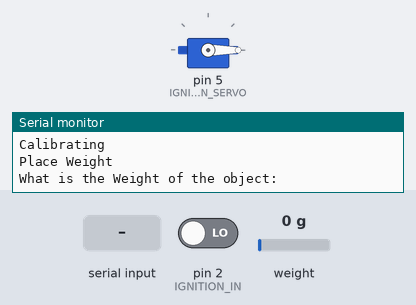
The sketch below on a simulated Arduino Uno, built with avr-gcc and run on an emulated ATmega328P. On the bench: servo, the last lines printed to the serial monitor. The test bench sets the inputs (shaded band); at power-on: pin 2 (IGNITION_IN) LOW, weight on the scale 0 g.

Above: at 2.8 s.
2.9 s: "90,45\n" received over Serial
5.4 s: pin 2 (IGNITION_IN) driven HIGH
At 7.5 s:
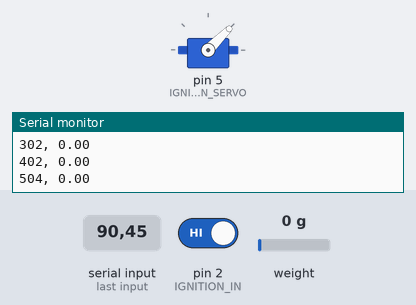
Timing chart, 0 to 9.0 s (numbered marks = the images above; inputs shaded):
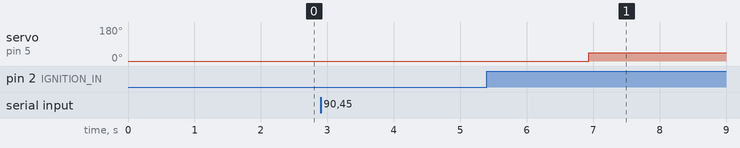

The sketch:

thrust.ino
```cpp
#include <HX711.h> // https://github.com/bogde/HX711
#include <Servo.h>

#define HX711_DT  8 // HX711 Data Pin
#define HX711_SCK 9 // HX711 Clock Pin

#define IGNITION_IN  2    // Input pin for the ignition button
#define IGNITION_LED 4    // LED for ignition
#define IGNITION_LEN 1500 // How long you have to hold the ignition button
#define IGNITION_SERVO 5  // Pin for ignition servo
#define IGNITION_DEG 45   // Angle for ignition servo to move to

#define SAFE_LED 3 // LED to say when safe

Servo ignitionServo;

int ignitionState = 0;

unsigned long ignitionTime;
unsigned long endTime;
float ignitionDuration;

float force;

int count = 0;
int state = 0;
// States
// 0 Pre Ignition  - Waiting for button to be held
// 1 Ignition      - Waiting for force to be < 0
// 2 Post Ignition - Thrust has stopped, waiting to be reset

HX711 loadcell;

void setup()
{
    Serial.begin(57600);
    Serial.println("Start");

    loadcell.begin(HX711_DT, HX711_SCK); // Init HX711 on pins
    loadcell.tare(); // Reset to 0

    ignitionServo.attach(IGNITION_SERVO);
    ignitionServo.write(0);

    calibrate();
}

void calibrate()
{
    Serial.println("Calibrating");

    loadcell.set_scale();
    loadcell.tare();

    Serial.println("Place Weight");
    Serial.println("What is the Weight of the object: ");

    while (Serial.available() == 0) {}

    float knownWeight = Serial.parseFloat();
    float weight = loadcell.get_units(10);

    float scale = weight / knownWeight;

    Serial.print("\nScale is ");
    Serial.println(scale);

    loadcell.set_scale(scale);
}

void loop()
{
    if (state == 0)
    {
        // Pre ignition - Waiting for button to be held
        ignitionState = digitalRead(IGNITION_IN); // Read button state

        if (ignitionState == HIGH) // If Button is Pressed
        {
            count += 1; // Increment counter
            delay(1);

            digitalWrite(SAFE_LED, LOW);   // Turn off safe LED
            digitalWrite(IGNITION_LED, LOW); // Turn off fire LED
        } else { // If not pressed
            count = 0; // Reset Counter

            digitalWrite(SAFE_LED, LOW);   // Turn off safe LED
            digitalWrite(IGNITION_LED, LOW); // Turn off fire LED
        }

        if (count == IGNITION_LEN)
        {
            state = 1; // Set state to Ignition State
            count = 0; // Reset Counter

            ignitionTime = millis(); // Record End Time
            digitalWrite(IGNITION_LED, HIGH); // Turn on fire LED
            ignitionServo.write(IGNITION_DEG); // Move servo to ignition degree

            Serial.println("IGNITION");
        }
    } else if (state == 1) {
        // 1 Ignition - Waiting for force to be < 0

        // Get Value
        force = loadcell.get_units(1);

        // Print force it
        Serial.print(millis() - ignitionTime); // Print Current time
        Serial.print(", "); // Print , so it can go into csv format
        Serial.println(force); // Print current force

        if (force < -1)
        {
            endTime = millis(); // Record End Time

            state = 2; // Set State to Post Ignition

            Serial.println("Thrust has stopped");
            digitalWrite(IGNITION_LED, LOW); // Turn off Ignition LED
            digitalWrite(SAFE_LED, HIGH);  // Turn on Safe LED

            ignitionDuration = (endTime - ignitionTime) / 1000.0; // How long did it travel for in seconds

            Serial.print("Took ");
            Serial.print(ignitionDuration);
            Serial.println("s");
        }
    } else if (state == 2) {
        // 2 Post Ignition - Thrust has stopped, waiting to be reset

        if (digitalRead(IGNITION_IN) == HIGH) // If button is pressed
        {
            state = 0; // Set state to Pre ignition State

            digitalWrite(SAFE_LED, LOW);   // Turn off Launch LED
            digitalWrite(IGNITION_LED, LOW); // Turn off Safe LED
            ignitionServo.write(0);        // Move servo pre ignition pos

            Serial.println("Reset");
            delay(500); // For safety wait .5 seconds
            Serial.println();
        }
    }
}
```

Measured:
- after the input at 5.4 s, servo on pin 5 (IGNITION_SERVO): 0° → 45° after 1.5 s
